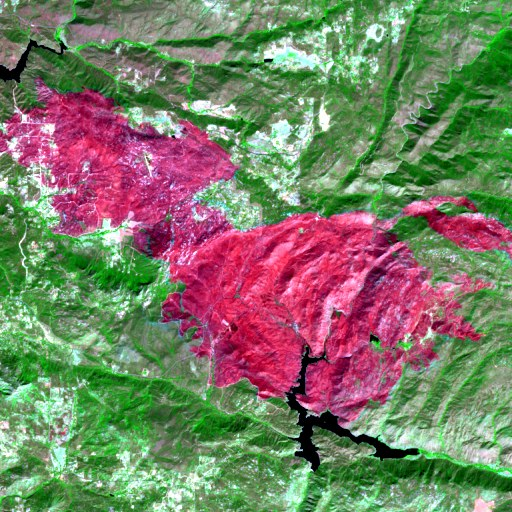
#> input picture docs/assets/explorer/clean.jpg, 512 x 512 px, found by its file name
$ python make_og_image.py
#> lines starting #> are read from the running program, lines starting #| are printed output that depends on the picture
#!/usr/bin/env python3
"""Compose the 1200x630 link-preview image (docs/assets/og.png) from the explorer renders."""
from pathlib import Path

from PIL import Image, ImageDraw, ImageFont

ROOT = Path(__file__).resolve().parents[2] / "docs" / "assets"
NOTO = "/usr/share/fonts/google-noto/"
MONO = "/usr/share/fonts/adobe-source-code-pro/SourceCodePro-Medium.otf"
W, H, BG, INK, INK2, ACCENT = 1200, 630, (10, 15, 25), (238, 242, 248), (169, 179, 198), (255, 93, 143)

img = Image.new("RGB", (W, H), BG)
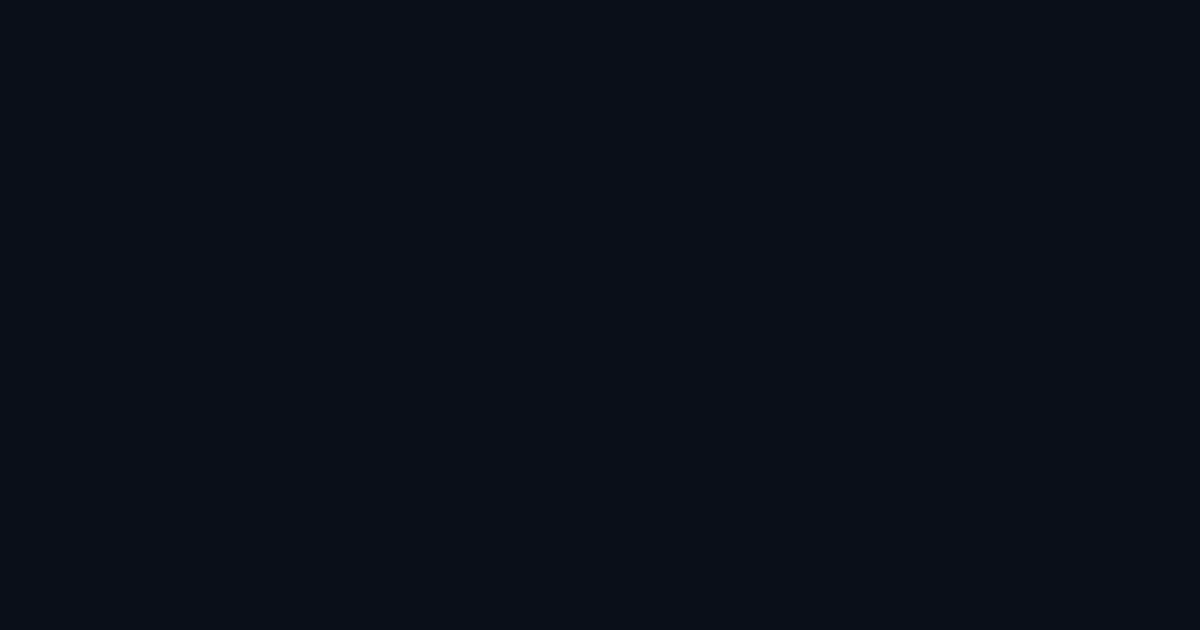
#> img: PIL image 1200x630 RGB; mean R, G, B 10, 15, 25
d = ImageDraw.Draw(img)
title = ImageFont.truetype(NOTO + "NotoSans-Black.ttf", 82)
body = ImageFont.truetype(NOTO + "NotoSans-Medium.ttf", 30)
small = ImageFont.truetype(NOTO + "NotoSans-SemiBold.ttf", 22)
try:
    mono = ImageFont.truetype(MONO, 17)
except OSError:
    mono = ImageFont.truetype(NOTO + "NotoSans-Regular.ttf", 17)

d.text((64, 72), "WACV 2027", font=small, fill=ACCENT)
d.text((60, 110), "RSPDBench", font=title, fill=INK)
lines = ["How do Earth-observation", "foundation models hold up", "when the satellite product", "itself is degraded?"]
for i, line in enumerate(lines):
    d.text((64, 236 + i * 42), line, font=body, fill=INK)
d.text((64, 430), "Blur, calibration drift, band", font=small, fill=INK2)
d.text((64, 460), "misregistration, noise, and the chains", font=small, fill=INK2)
d.text((64, 490), "they form. 5 datasets, 9 models.", font=small, fill=INK2)

tiles = [("clean.jpg", "CLEAN"), ("p1_s3.jpg", "P1 RESOLUTION"), ("p3_s3.jpg", "P3 MISREGISTRATION"),
         ("p4_s3.jpg", "P4 NOISE"), ("c1_gain_down_s3.jpg", "C1 ACQUISITION"), ("c2_gain_down_s3.jpg", "C2 HARMONIZATION")]
HLS = ROOT / "explorer" / "hls-burn-scars"
size, gap, x0, y0 = 172, 10, 600, 92
for i, (name, label) in enumerate(tiles):
    r, c = divmod(i, 3)
    x, y = x0 + c * (size + gap), y0 + r * (size + 44 + gap)
    tile = Image.open(HLS / name).crop((96, 96, 416, 416)).resize((size, size), Image.LANCZOS)
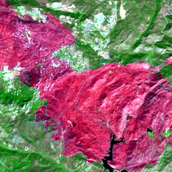
#> tile: PIL image 172x172 RGB; mean R, G, B 146.6, 102.4, 105.9
    img.paste(tile, (x, y))
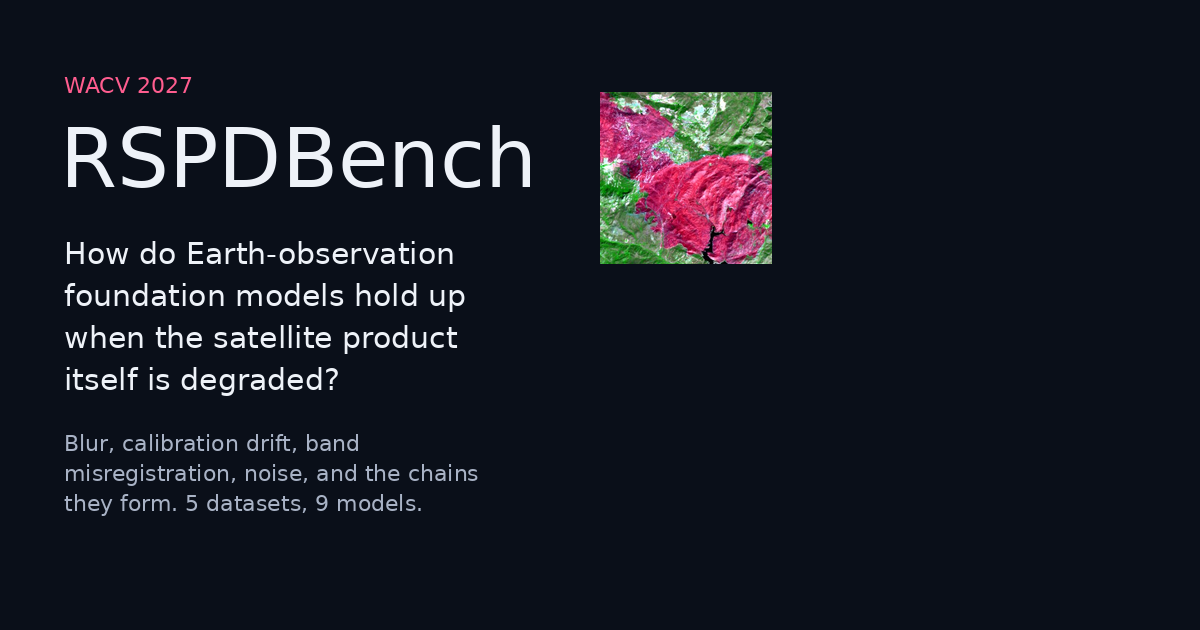
#> img: PIL image 1200x630 RGB; mean R, G, B 22.1, 25.1, 34.8
    d.text((x, y + size + 10), label, font=mono, fill=INK2)
#> pass 2 of the loop `for i, (name, label) in enumerate(tiles):`:
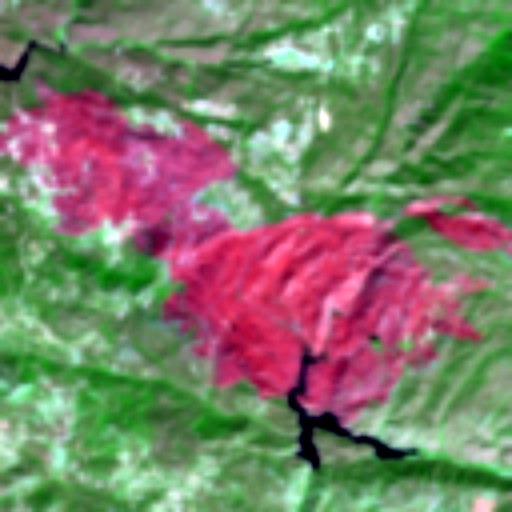
#> input picture docs/assets/explorer/p1_s3.jpg, 512 x 512 px, found by its file name
#> `tile = Image.open(HLS / name).crop((96, 96, 416, 416)).resize((size, s..`:
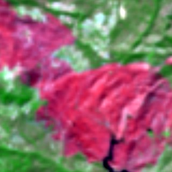
#> tile: PIL image 172x172 RGB; mean R, G, B 147.8, 102.8, 107.4
#> `img.paste(tile, (x, y))`:
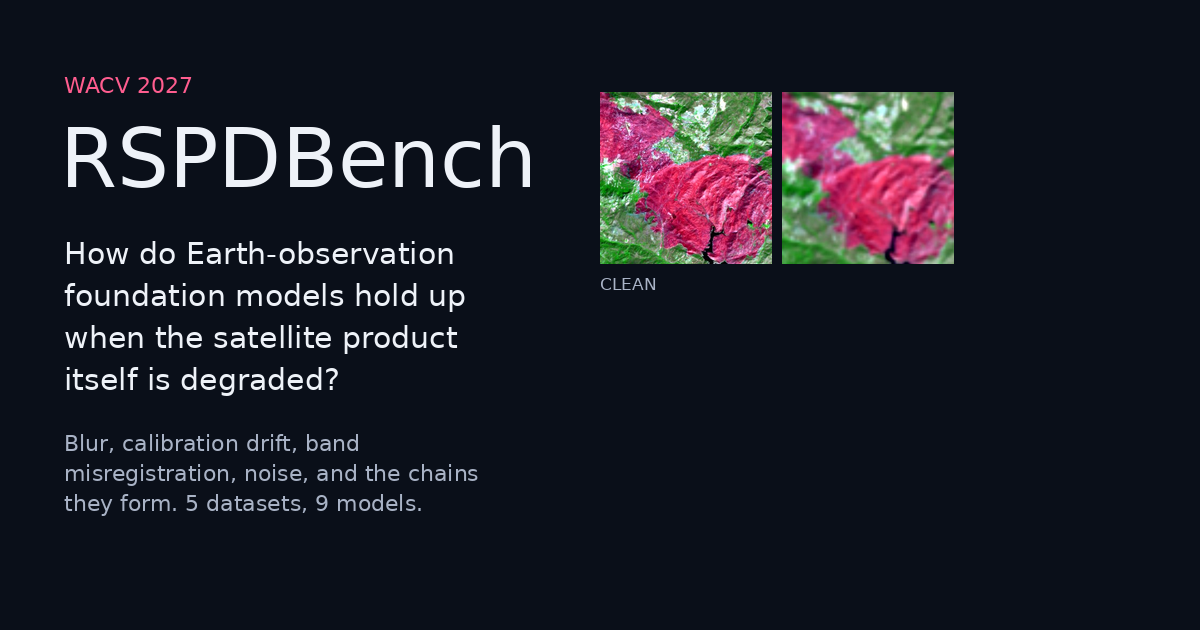
#> img: PIL image 1200x630 RGB; mean R, G, B 27.6, 28.6, 38.1
#> pass 3 of the loop `for i, (name, label) in enumerate(tiles):`:
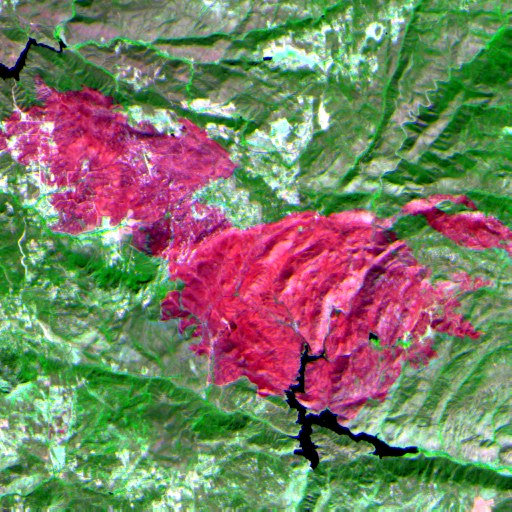
#> input picture docs/assets/explorer/p3_s3.jpg, 512 x 512 px, found by its file name
#> `tile = Image.open(HLS / name).crop((96, 96, 416, 416)).resize((size, s..`:
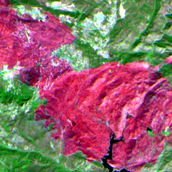
#> tile: PIL image 172x172 RGB; mean R, G, B 146.8, 102.4, 106
#> `img.paste(tile, (x, y))`:
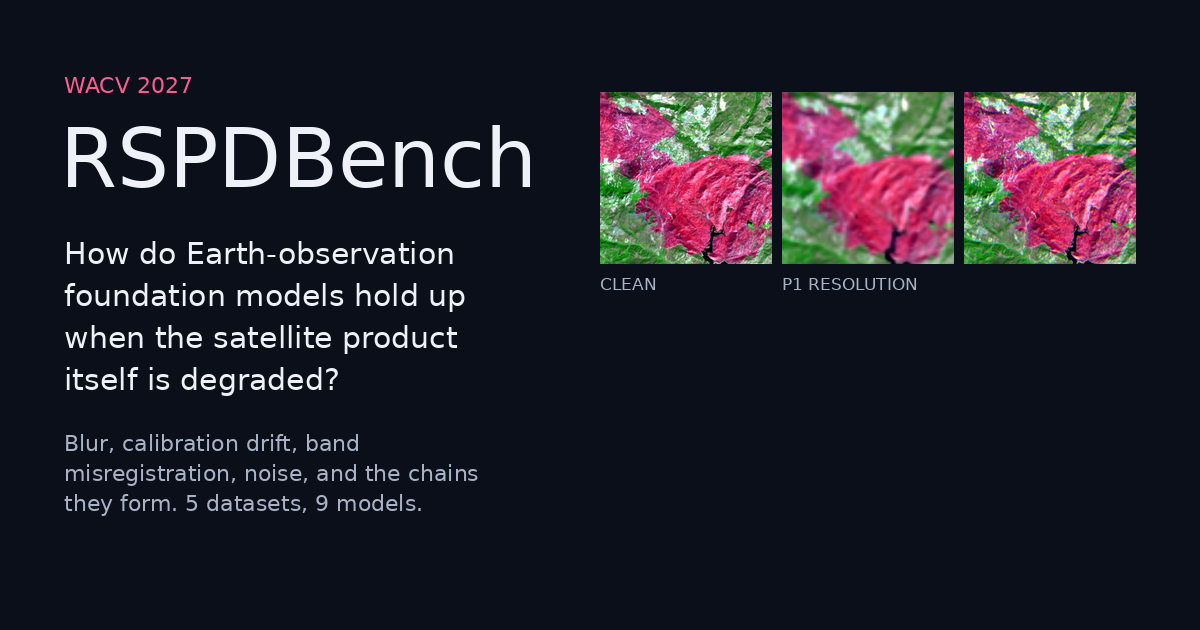
#> img: PIL image 1200x630 RGB; mean R, G, B 33, 32.1, 41.4
#> the loop made 6 passes; the first 3 are shown
img.save(ROOT / "og.png", optimize=True)
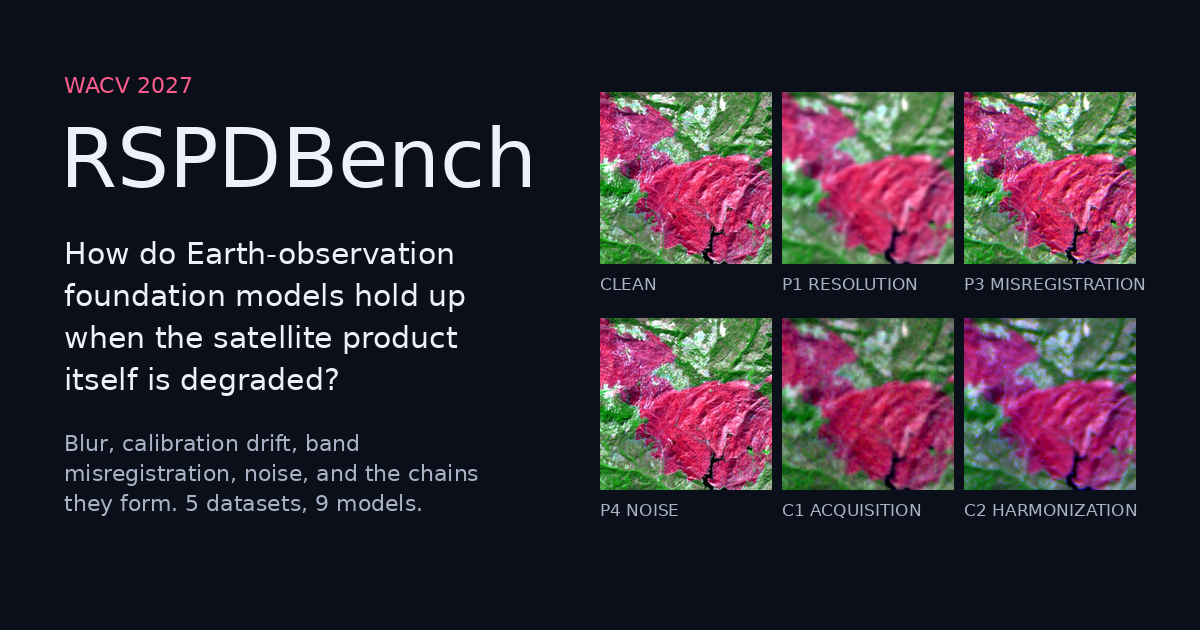
#> saved as og.png: PIL image 1200x630 RGB; mean R, G, B 47.4, 40.7, 50.5
print("wrote", ROOT / "og.png")
